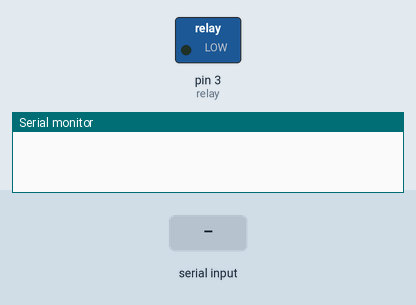
Bench run of a sketch on a simulated Arduino Uno, built with avr-gcc and run on an emulated ATmega328P. On the bench: switched loads named in the sketch (green lamp = pin HIGH), the last lines printed to the serial monitor. The inputs (shaded band) are chosen by the test bench.

Above: at 2.8 s.
2.9 s: "1" received over the second serial link
At 3.17 s:
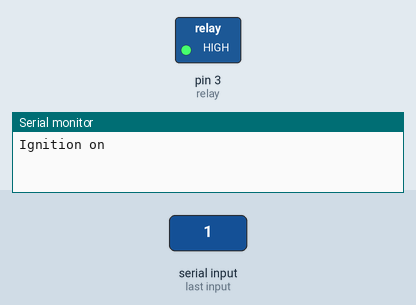
4.8 s: "0" received over the second serial link
At 6.8 s:
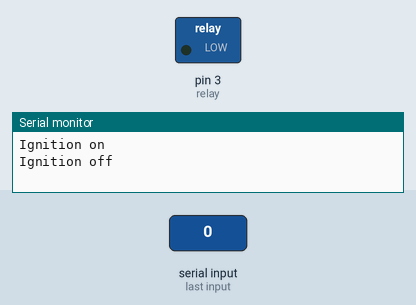
Timing chart, 0 to 8.3 s (numbered marks = the images above; inputs shaded):
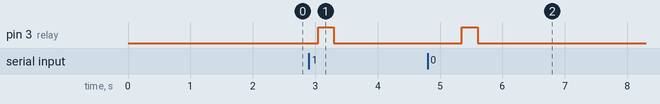

Measured:
- after the input at 2.9 s, pin 3 (relay): LOW → HIGH after 0.15 s, → LOW 0.25 s later
- after the input at 4.8 s, pin 3 (relay): LOW → HIGH after 0.55 s, → LOW 0.25 s later

The sketch:

arduino-hc05-ignition.ino
```cpp
#include <SoftwareSerial.h>
SoftwareSerial BT(10, 11);

int relay = 3;
int state = 48;
int ignition = 0;

void setup()
{
  // HC-05 BLUETOOTH
  Serial.begin(9600);
  BT.begin(9600);

  // FLIP-FLOP RELAY
  pinMode(relay, OUTPUT); // Assign the relay pin
  digitalWrite(relay, LOW);
}
void loop()
{
  // Check if data is present from serial port;
  if (BT.available() > 0){

    // Get the current state from BT
    state = BT.read();

    // Check the state of the request
    if (state == 48 && ignition == 1) {
      Serial.println("Ignition off");
      ignition = 0;
    }
    else if (state == 49 && ignition != 1) {
      Serial.println("Ignition on");
      ignition = 1;
    }

    // Ping the relay
    delay(50);
    digitalWrite(relay, HIGH);
    delay(250);
    digitalWrite(relay, LOW);
  }
  delay(1000);
}
```
